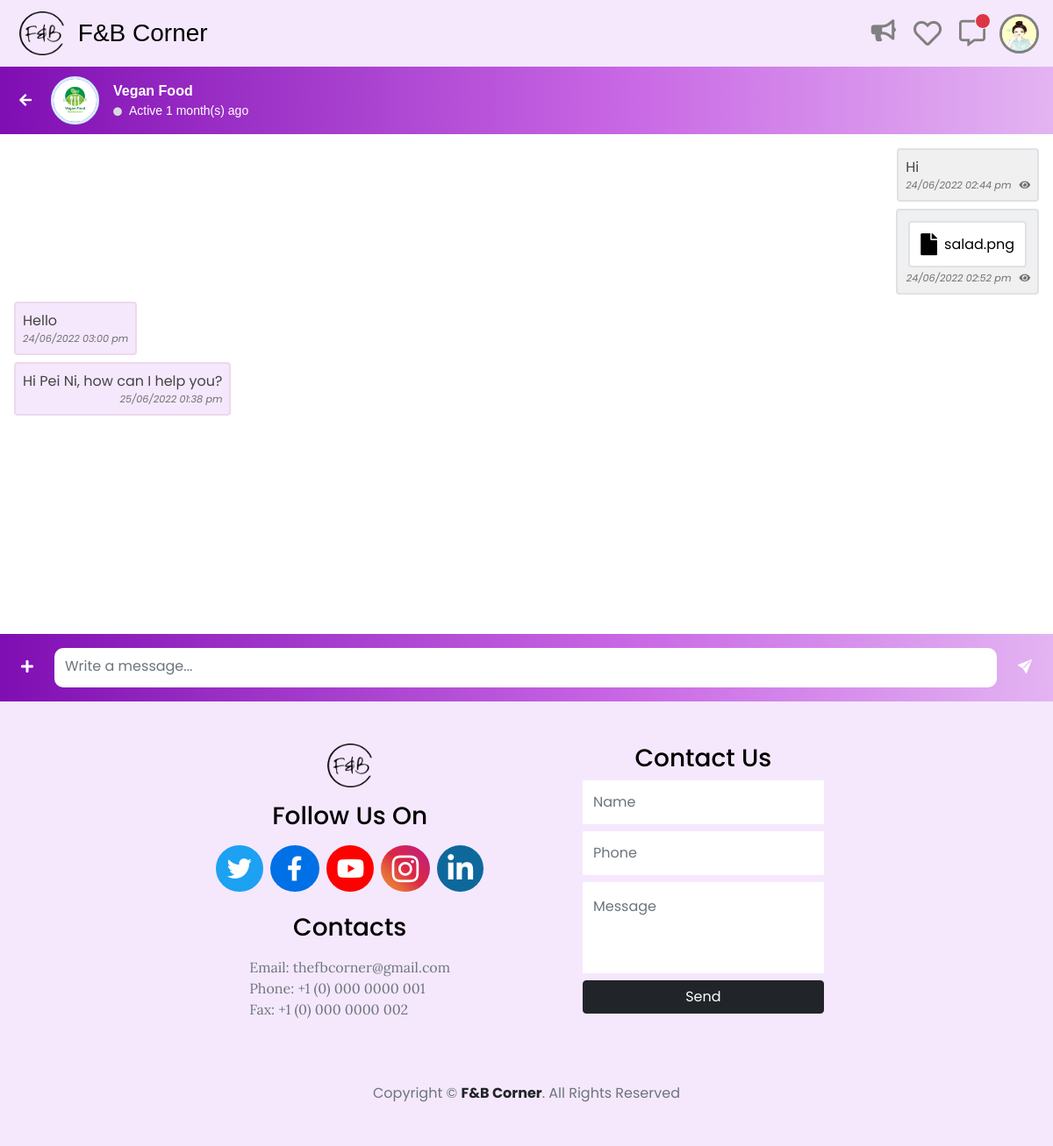
Screenshot of /fbcorner/store/php/pages/message/chatroom.php?rest_id=R2 (signed in) with the database file from the repository.
### tables this page shows
CREATE TABLE `customer` (
  `cus_id` varchar(5) NOT NULL,
  `firstname` varchar(32) NOT NULL,
  `lastname` varchar(32) NOT NULL,
  `email` varchar(96) NOT NULL,
  `contact_num` varchar(12) NOT NULL,
  `password` varchar(1000) NOT NULL,
  `profile_pic` varchar(255) NOT NULL DEFAULT 'default_pp.png',
  `join_date` date NOT NULL DEFAULT current_timestamp()
);

CREATE TABLE `restaurant` (
  `rest_id` varchar(5) NOT NULL,
  `rest_name` varchar(100) NOT NULL,
  `owner_name` varchar(64) NOT NULL,
  `owner_contact_num` varchar(12) NOT NULL,
  `owner_email` varchar(96) NOT NULL,
  `contact_num` varchar(12) NOT NULL,
  `email` varchar(96) NOT NULL,
  `address` varchar(400) NOT NULL,
  `city` varchar(20) DEFAULT NULL,
  `rest_profile` varchar(255) NOT NULL DEFAULT 'default_pp_rest.png',
  `cover_photo` varchar(255) NOT NULL DEFAULT 'default_cover.png',
  `documents` longtext NOT NULL CHECK (json_valid(`documents`)),
  `description` varchar(1000) NOT NULL,
  `dining_style_id` int(11) NOT NULL DEFAULT 0,
  `tags` longtext NOT NULL DEFAULT '[]',
  `opening_hours` longtext NOT NULL DEFAULT '[]',
  `daily_opening_hours` longtext NOT NULL DEFAULT '[]',
  `photos` longtext NOT NULL DEFAULT '[]',
  `additional_notes` varchar(1000) NOT NULL,
  `join_date` date NOT NULL DEFAULT current_timestamp()
);

CREATE TABLE `chat` (
  `chat_id` int(11) NOT NULL,
  `conversation_id` int(11) NOT NULL,
  `sender_id` varchar(5) NOT NULL,
  `receiver_id` varchar(5) NOT NULL,
  `message` text DEFAULT NULL,
  `file` varchar(255) DEFAULT NULL,
  `seen` tinyint(1) NOT NULL DEFAULT 0,
  `sent_at` datetime NOT NULL DEFAULT current_timestamp()
);

### fbcorner/store/php/helpers/customer.php (called while the page is built, shortened)
<?php
    function getCustomer($connection, $cus_id){
        $sql = "SELECT * FROM customer WHERE `cus_id` = '" . $cus_id . "'";
        $statement = $connection->query($sql);
        $results = $statement->fetch_array(MYSQLI_ASSOC);
        return $results;
    }
?>

### fbcorner/admin/php/helpers/restaurant.php (called while the page is built, shortened)
<?php
    function getRestaurant($connection, $rest_id){
        $sql = "SELECT *, TODAY_OPENING_CLOSING_TIME(daily_opening_hours, 'open') AS opening_time, TODAY_OPENING_CLOSING_TIME(daily_opening_hours, 'close') AS closing_time FROM restaurant WHERE `rest_id` = '" . $rest_id . "'";
        $statement = $connection->query($sql);
        $results = $statement->fetch_array(MYSQLI_ASSOC);
        return $results;
    }
?>

### fbcorner/store/php/helpers/restaurant.php (called while the page is built, shortened)
<?php
    function getRestaurantLoginActivity($connection, $rest_id, $filter_data = array()){
        $sql = "SELECT la.* FROM `login_activity` la LEFT JOIN `user` u ON (la.user_id = u.user_id) WHERE `rest_id` = '" . $rest_id . "'";
        if (isset($filter_data['online'])){
            $sql .= " AND logout_time IS NULL";
        }
        if (isset($filter_data['last_login_activity'])){
            $sql .= " ORDER BY login_time DESC LIMIT 1";
        }
        $statement = $connection->query($sql);
        $results = $statement->fetch_all(MYSQLI_ASSOC);
        return $results;
    }
?>

### fbcorner/store/php/helpers/message.php (called while the page is built, shortened)
<?php
    function calcTimeAgo($timestamp){
        $time_unit = ['second', 'minute', 'hour', 'day', 'month', 'year'];
        $length = ['60', '60', '24', '30', '12', '10'];
        $difference = time() - $timestamp;
        for ($i=0; $difference >= $length[$i] && $i < count($length)-1; $i++){
            $difference /= $length[$i];
        }
        $difference = round($difference);
        if ($difference < 59 && $time_unit[$i] == 'second'){
            return 'Active';
        } else {
            return 'Active ' . $difference . ' ' . $time_unit[$i] . "(s) ago";
        }
    }
?>

### fbcorner/admin/php/helpers/message.php (called while the page is built, shortened)
<?php
    function getCustomerChats($connection, $cus_id, $rest_id){
        $sql = "SELECT * FROM `chat` WHERE (`sender_id` = '" . $cus_id . "' AND receiver_id = '" . $rest_id . "') OR (`sender_id` = '" . $rest_id . "' AND receiver_id = '" . $cus_id . "')";
        $statement = $connection->query($sql);
        $results = $statement->fetch_all(MYSQLI_ASSOC);
        return $results;
    }
?>

### fbcorner/store/php/pages/message/chatroom.php (the view, shortened to what this page needs)
<?php
    include_once '../../../../db_connect.php';
    include_once '../../helpers/restaurant.php';
    include_once '../../helpers/message.php';
    include_once '../../../../admin/php/helpers/restaurant.php';
    include_once '../../../../admin/php/helpers/message.php';
    $restaurant = getRestaurant($connection, $_GET['rest_id']);
    $online_login_activities = getRestaurantLoginActivity($connection, $_GET['rest_id'], ['online' => true]);
    $rest_login_activity = getRestaurantLoginActivity($connection, $_GET['rest_id'], ['last_login_activity' => true]);
    if ($rest_login_activity){
        $rest_login_activity = $rest_login_activity[0];
    }
    if (isset($_SESSION['login_cus_id']))
        $chats = getCustomerChats($connection, $_SESSION['login_cus_id'], $_GET['rest_id']);
    else
        $chats = [];
?>
<!DOCTYPE html>
<html lang="en">
<head>
    <?php include_once '../../../../link.php'?>
</head>
<body>
    <?php include_once '../../common/navigation_bar.php'; ?>
    <div class="d-flex flex-column" style="min-height: calc(100% - 76px)">
    <main>
        <div class="w-100" style="min-height: calc(100vh - 76px);">
            <div id="chat-room" class="position-relative" style="min-height: inherit">
                <div class="bg-light" id="chat-room-content">
                    <div class="chat-room-header-footer d-flex">
                        <a href="<?=isset($_SESSION['login_cus_id']) ? 'my_message.php' : '../restaurant/profile.php?visit_rest_id=' . $_GET['rest_id']?>" class="h-100 d-flex"><button type="button" class="mx-3 text-white align-self-center"><i class="fas fa-arrow-left"></i></button></a>
                        <img src="../../../../admin/uploads/profile_pic/<?=$restaurant['rest_profile']?>" height="55" width="55" class="rounded-circle align-self-center m-3 ms-0" style="border: 3px solid #d0efff">
                        <div class="align-self-center flex-grow-1 fw-bold text-white font-century">
                            <div class="d-flex flex-column">
                                <?=$restaurant['rest_name']?>
                                <span class="d-flex" id="chat-room-online-status">
                                    <?php if ($online_login_activities) { ?>
                                        <i class="fas fa-circle align-self-center" style="font-size: 10px; color: #31d459"></i>
                                        <small class="ms-2 text-white" style="font-weight: 500 !important;">Active</small>
                                    <?php } elseif (empty($rest_login_activity)) { ?>
                                        <i class="fas fa-circle align-self-center" style="font-size: 10px; color: #dadada;"></i>
                                        <small class="ms-2 text-white" style="font-weight: 500 !important;">Inactive</small>
                                    <?php } else { ?>
                                        <?php $online_status = calcTimeAgo(strtotime($rest_login_activity['logout_time'])); ?>
                                        <?php if ($online_status == 'Active') { ?>
                                            <i class="fas fa-circle align-self-center" style="font-size: 10px; color: #31d459"></i>
                                            <small class="ms-2 text-white" style="font-weight: 500 !important;">Active</small>
                                        <?php } else { ?>
                                            <i class="fas fa-circle align-self-center" style="font-size: 10px; color: #dadada;"></i>
                                            <small class="ms-2 text-white" style="font-weight: 500 !important;"><?=$online_status?></small>
                                        <?php } ?>
                                    <?php } ?>
                                </span>
                            </div>
                        </div>
                    </div>
                    <div id="chat-content-wrapper" class="w-100 position-absolute" style="overflow-y: auto; min-height: calc((100vh - 76px) * 0.7); bottom: 77.4px; top: 77.4px;">
                        <div id="chat-content" style="background-color: white;" class="p-3 d-flex flex-column">
                            <?php foreach ($chats as $chat) { ?>
                                <?php if (!empty($chat['file'])) { ?>
                                    <?php $file_name = substr($chat['file'], (strpos($chat['file'],'-')) + 1); ?>
                                    <div class="chat-msgs <?=$chat['sender_id'] == $_SESSION['login_cus_id'] ? 'align-self-end' : 'align-self-start color-2' ?> border border-2 rounded p-2 mb-1"<?=$chat['sender_id'] == $_SESSION['login_cus_id'] ? ' style="background-color: #f0f0f0;"' : ' style="border-color: #edd8ed !important;"' ?> id="chat-<?=$chat['chat_id']?>">
                                        <a href="../../../<?=$chat['sender_id'] == $_SESSION['login_cus_id'] ? '' : '../admin/' ?>uploads/chat_files/<?=$chat['file']?>" download="<?=$file_name?>">
                                            <div class="border border-2 rounded m-1 p-1 d-flex" style="background-color: white;">
                                                <i class="fas fa-file m-2" style="font-size: 25px;"></i>
                                                <span class="me-2 align-self-center text-truncate"><?=$file_name?></span>
                                            </div>
                                        </a>
                                        <small class="d-block text-end">
                                            <i><?=date('d/m/Y h:i a', strtotime($chat['sent_at']))?></i>
                                            <?php if ($chat['sender_id'] == $_SESSION['login_cus_id']) { ?>
                                            <i class="fas fa-eye<?=$chat['seen'] == '0' ? ' d-none' : '' ?>" id="chat-<?=$chat['chat_id']?>-read"></i>
                                            <?php } ?>
                                        </small>
                                    </div>
                                <?php } else { ?>
                                    <p class="chat-msgs <?=$chat['sender_id'] == $_SESSION['login_cus_id'] ? 'align-self-end' : 'align-self-start color-2' ?> border border-2 rounded p-2 mb-1"<?=$chat['sender_id'] == $_SESSION['login_cus_id'] ? ' style="background-color: #f0f0f0;"' : ' style="border-color: #edd8ed !important;"' ?> id="chat-<?=$chat['chat_id']?>">
                                        <?=$chat['message']?>
                                        <small class="d-block text-end">
                                            <i><?=date('d/m/Y h:i a', strtotime($chat['sent_at']))?></i>
                                            <?php if ($chat['sender_id'] == $_SESSION['login_cus_id']) { ?>
                                            <i class="fas fa-eye<?=$chat['seen'] == '0' ? ' d-none' : '' ?>" id="chat-<?=$chat['chat_id']?>-read"></i>
                                            <?php } ?>
                                        </small>
                                    </p>
                                <?php } ?>
                            <?php } ?>
                        </div>
                    </div>
                    <div class="chat-room-header-footer d-flex w-100 position-absolute bottom-0">
                        <div class="align-self-center">
                            <button type="button" id="btn-plus" class="text-white px-3 mx-2" style="padding-top: 0.6rem; padding-bottom: 0.65rem;" onclick="showHideChatRoomUploadBtns();"><i class="fas fa-plus"></i></button>
                        </div>
                        <textarea class="form-control my-3 border border-0" id="chat-message" style="border-radius: 10px; line-height: 30px;" placeholder="Write a message..."></textarea>
                        <div class="align-self-center">
                            <button type="button" id="send-msg-btn" class="text-white px-3 mx-2" style="padding-top: 0.6rem; padding-bottom: 0.65rem;"><i class="bi bi-send-fill"></i></button>
                        </div>
                    </div>
                </div>
            </div>
        </div>
    </main>
    <?php include_once '../../common/notification.php'; ?>
    <?php include_once '../../common/footer.php'?>
    </div>
  </body>
</html>

### fbcorner/store/php/common/navigation_bar.php (shortened to what this page needs)
<?php
    if (isset($_SESSION['login_cus_id'])){
        $sql = "SELECT * FROM `chat` WHERE receiver_id = '" . $_SESSION['login_cus_id'] . "' AND seen = 0";
        $statement = $connection->query($sql);
        $results = $statement->fetch_all(MYSQLI_ASSOC);
    }
?>
<header>
    <nav class="navbar navbar-expand-lg navbar-light color-2">
        <div class="container-fluid">
            <a class="navbar-brand" style="margin-left: 10px;" href="../homepage/index.php"><img height="50px" src="../../../assest/Logo.png"></a>
            <a class="font-bernard font-size-28" href="../homepage/index.php">F&amp;B Corner</a>
            <div class="collapse navbar-collapse justify-content-end" id="navbarSupportedContent">
                <ul class="navbar-nav ms-auto">
                    <li class="nav-item">
                        <a class="nav-link active ps-2 me-1 align-self-center" href="../promotion/promotional_ads.php" style="padding-top: 10px;"><i class="fas fa-bullhorn" style="font-size: 25px; color: grey" data-bs-toggle="tooltip" data-bs-placement="bottom" title="Promotions"></i></a>
                    </li>
                <?php if (!isset($_SESSION['login_cus_id'])) { ?>
                    <li class="nav-item">
                        <a class="nav-link active" id="sign-up-button" href="#" style="line-height: 32px;"><button type="button" class="btn btn-primary">Sign Up</button></a>
                    </li>
                <?php } else { ?>
                    <li class="nav-item">
                        <a class="nav-link active ps-2 me-1 align-self-center" href="../restaurant/my_fav_restaurant.php" style="padding-top: 10px;"><i class="far fa-heart" style="font-size: 32px; color: grey" data-bs-toggle="tooltip" data-bs-placement="bottom" title="Favourite Restaurants"></i></a>
                    </li>
                    <li class="nav-item">
                        <a class="nav-link active px-2 pe-3" id="my_message" href="../message/my_message.php" style="line-height: 32px;">
                            <div class="position-relative" style="padding-top: 3px; height: 30px; width: fit-content;">
                                <i class="far fa-comment-alt" style="font-size: 30px; color: grey" data-bs-toggle="tooltip" data-bs-placement="bottom" title="Messages"></i>
                                <span class="position-absolute translate-middle p-2 bg-danger border border-light rounded-circle<?=$results ? '' : ' d-none'?>" style="top: 15%; left: 90%" id="my_message_noti">
                                </span>
                            </div>
                        </a>
                    </li>
                <?php } ?>
                    <li class="nav-item dropdown">
                        <?php if (!isset($_SESSION['login_cus_id'])) { ?>
                            <a class="nav-link active" id="sign-in-button" href="#" style="line-height: 32px;"><button type="button" class="btn btn-secondary" style="width: 86.28px;">Sign In</button></a>
                        <?php } else { ?>
                            <?php
                                include_once '../../helpers/customer.php';
                                $customer = getCustomer($connection, $_SESSION['login_cus_id']);
                                $profile_img = $customer['profile_pic'];
                            ?>
                            <a class="nav-link dropdown-toggle p-0 mt-1" id="nav-bar-dropdown" href="#" role="button" data-bs-toggle="dropdown" aria-expanded="false"><img src="../../../uploads/profile_pic/<?=$profile_img?>" alt="" width="45" height="45" class="rounded-circle" style="border: 3px solid grey;"></a>
                        <?php } ?>
                    </li>
                </ul>
            </div>
        </div>
    </nav>
</header>

### rows the page displays
customer: profile_pic (picture)
restaurant: rest_profile (picture), rest_name "Vegan Food"
chat: message "Hi", sent_at "24/06/2022 02:44 pm", seen 1 (drawn)
chat: file "salad.png", sent_at "24/06/2022 02:52 pm", seen 1 (drawn)
chat: message "Hello", sent_at "24/06/2022 03:00 pm"
chat: message "Hi Pei Ni, how can I help you?", sent_at "25/06/2022 01:38 pm"

### other values shown
$online_status "Active 1 month(s) ago"
